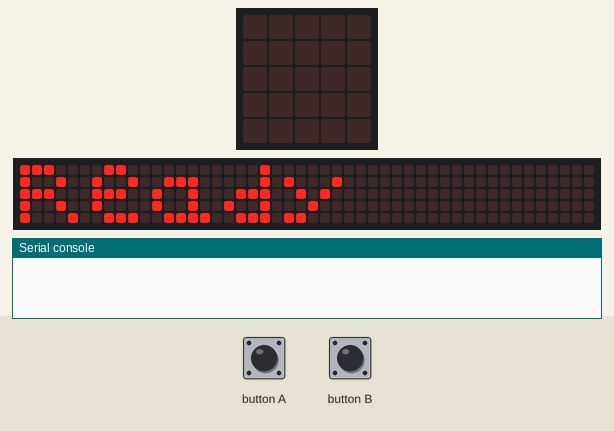
This program was run on a simulated BBC micro:bit running MicroPython. Shown: the board's 5×5 LED display, a strip that is not on the board, showing the scrolling text unrolled, the last lines printed to the serial console. The inputs (shaded band) are chosen by the test bench. Random numbers come from a fixed seed; the 48×5 strip is a reading aid, not a part: it shows the text the display is scrolling, unrolled, one strip-width of it at a time.

Above: at 4.7 s.
6.1 s: button A pressed for 0.15 s
At 6.17 s:
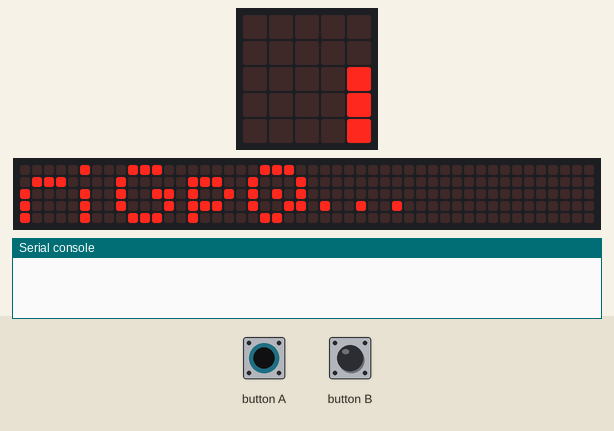
6.8 s: button B pressed for 0.15 s
10.5 s: button A pressed for 1 s
At 11.87 s:
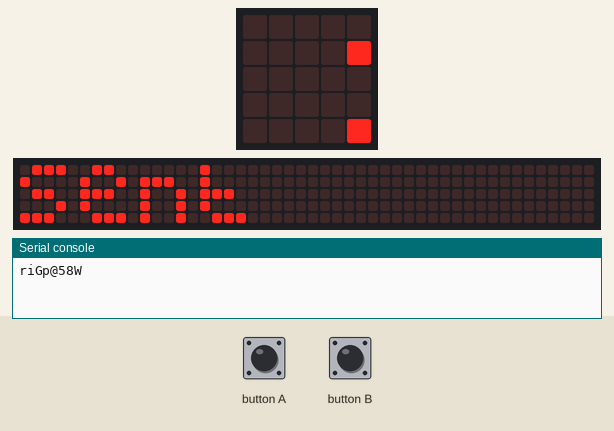
15.1 s: button B pressed for 1 s
At 15.57 s:
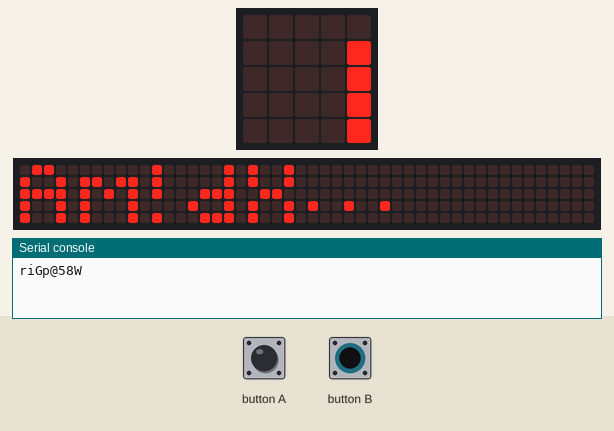

Measured:
- after the input at 6.1 s, the display: changes at once (image 1)

The program:

main.py
```python
from microbit import *
import random

# Shorter character set to save memory
CHARS = "abcdefghijklmnopqrstuvwxyzABCDEFGHIJKLMNOPQRSTUVWXYZ0123456789!@#$"

# Basic UART setup - should work for both USB and Bluetooth
uart.init(baudrate=9600)

# Let user know we're ready
display.scroll("Ready")

# Main loop - absolute minimum version
while True:
    if button_a.was_pressed():
        # Generate a simple 8-char password
        pwd = ""
        for i in range(8):
            pwd += CHARS[random.randint(0, len(CHARS)-1)]

        # Show password
        display.scroll(pwd[:5] + "...")

    if button_b.was_pressed():
        # Check if we have a password
        if 'pwd' in globals() and pwd:
            # Send via UART
            uart.write(pwd)
            display.scroll("Sent")
        else:
            display.scroll("No pwd")

    # Sleep to prevent CPU overuse
    sleep(100)
```
